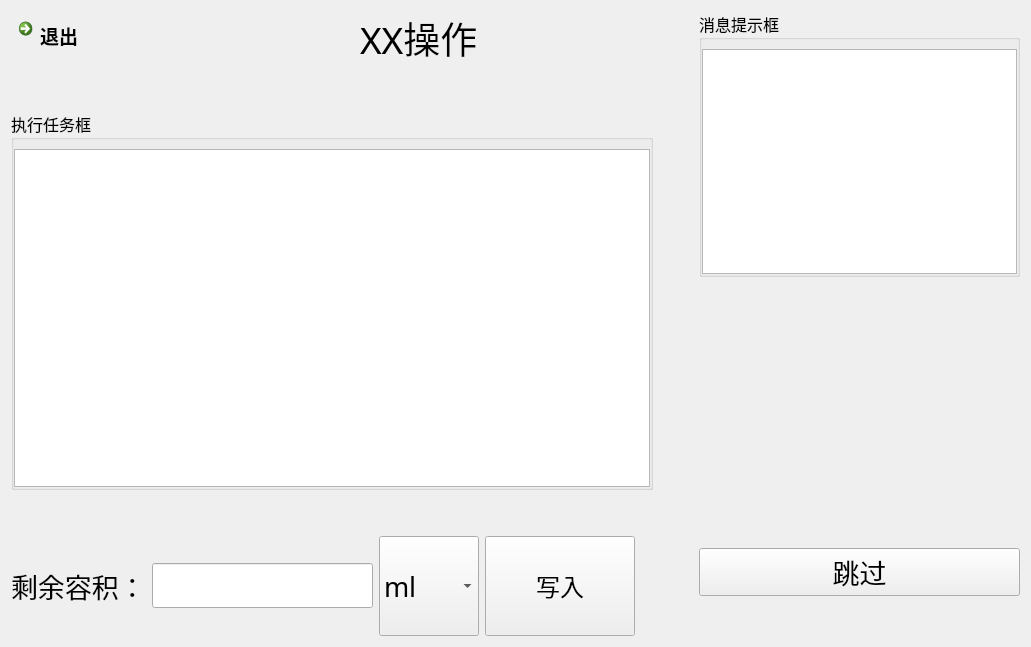
<?xml version="1.0" encoding="UTF-8"?>
<ui version="4.0">
 <class>Dg_ExecClass</class>
 <widget class="QWidget" name="Dg_ExecClass">
  <property name="geometry">
   <rect>
    <x>0</x>
    <y>0</y>
    <width>1031</width>
    <height>647</height>
   </rect>
  </property>
  <property name="windowTitle">
   <string>Form</string>
  </property>
  <layout class="QGridLayout" name="gridLayout_3">
   <item row="0" column="0">
    <layout class="QHBoxLayout" name="horizontalLayout_3" stretch="2,0,1">
     <item>
      <layout class="QVBoxLayout" name="verticalLayout" stretch="0,0,2,0,0">
       <item>
        <layout class="QHBoxLayout" name="horizontalLayout_2">
         <item>
          <widget class="QCommandLinkButton" name="CB_return">
           <property name="font">
            <font>
             <family>Segoe UI</family>
             <pointsize>14</pointsize>
            </font>
           </property>
           <property name="text">
            <string>退出</string>
           </property>
          </widget>
         </item>
         <item>
          <spacer name="horizontalSpacer_2">
           <property name="orientation">
            <enum>Qt::Horizontal</enum>
           </property>
           <property name="sizeHint" stdset="0">
            <size>
             <width>40</width>
             <height>20</height>
            </size>
           </property>
          </spacer>
         </item>
         <item>
          <widget class="QLabel" name="lB_title">
           <property name="font">
            <font>
             <family>Agency FB</family>
             <pointsize>28</pointsize>
            </font>
           </property>
           <property name="text">
            <string>XX操作</string>
           </property>
          </widget>
         </item>
         <item>
          <spacer name="horizontalSpacer_3">
           <property name="orientation">
            <enum>Qt::Horizontal</enum>
           </property>
           <property name="sizeHint" stdset="0">
            <size>
             <width>40</width>
             <height>20</height>
            </size>
           </property>
          </spacer>
         </item>
        </layout>
       </item>
       <item>
        <spacer name="verticalSpacer">
         <property name="orientation">
          <enum>Qt::Vertical</enum>
         </property>
         <property name="sizeHint" stdset="0">
          <size>
           <width>20</width>
           <height>40</height>
          </size>
         </property>
        </spacer>
       </item>
       <item>
        <widget class="QGroupBox" name="groupBox">
         <property name="font">
          <font>
           <family>Sans Serif</family>
           <pointsize>12</pointsize>
          </font>
         </property>
         <property name="title">
          <string>执行任务框</string>
         </property>
         <layout class="QGridLayout" name="gridLayout">
          <property name="leftMargin">
           <number>0</number>
          </property>
          <property name="topMargin">
           <number>9</number>
          </property>
          <property name="rightMargin">
           <number>0</number>
          </property>
          <property name="bottomMargin">
           <number>0</number>
          </property>
          <property name="spacing">
           <number>0</number>
          </property>
          <item row="0" column="0">
           <widget class="QTableView" name="TV_exec"/>
          </item>
         </layout>
        </widget>
       </item>
       <item>
        <spacer name="verticalSpacer_2">
         <property name="orientation">
          <enum>Qt::Vertical</enum>
         </property>
         <property name="sizeHint" stdset="0">
          <size>
           <width>20</width>
           <height>40</height>
          </size>
         </property>
        </spacer>
       </item>
       <item>
        <layout class="QHBoxLayout" name="horizontalLayout">
         <item>
          <widget class="QLabel" name="lB_volum">
           <property name="font">
            <font>
             <family>Agency FB</family>
             <pointsize>20</pointsize>
            </font>
           </property>
           <property name="text">
            <string>剩余容积：</string>
           </property>
          </widget>
         </item>
         <item>
          <widget class="QLineEdit" name="lE_volum">
           <property name="font">
            <font>
             <family>Agency FB</family>
             <pointsize>20</pointsize>
            </font>
           </property>
          </widget>
         </item>
         <item>
          <widget class="QComboBox" name="CB_unit">
           <property name="minimumSize">
            <size>
             <width>100</width>
             <height>100</height>
            </size>
           </property>
           <property name="font">
            <font>
             <family>Agency FB</family>
             <pointsize>20</pointsize>
            </font>
           </property>
           <item>
            <property name="text">
             <string>ml</string>
            </property>
           </item>
           <item>
            <property name="text">
             <string>g</string>
            </property>
           </item>
          </widget>
         </item>
         <item>
          <widget class="QPushButton" name="pB_sure">
           <property name="minimumSize">
            <size>
             <width>150</width>
             <height>100</height>
            </size>
           </property>
           <property name="font">
            <font>
             <family>Agency FB</family>
             <pointsize>18</pointsize>
            </font>
           </property>
           <property name="text">
            <string>写入</string>
           </property>
          </widget>
         </item>
         <item>
          <spacer name="horizontalSpacer">
           <property name="orientation">
            <enum>Qt::Horizontal</enum>
           </property>
           <property name="sizeHint" stdset="0">
            <size>
             <width>40</width>
             <height>20</height>
            </size>
           </property>
          </spacer>
         </item>
        </layout>
       </item>
      </layout>
     </item>
     <item>
      <spacer name="horizontalSpacer_4">
       <property name="orientation">
        <enum>Qt::Horizontal</enum>
       </property>
       <property name="sizeHint" stdset="0">
        <size>
         <width>40</width>
         <height>20</height>
        </size>
       </property>
      </spacer>
     </item>
     <item>
      <layout class="QVBoxLayout" name="verticalLayout_2" stretch="1,1,0,0">
       <item>
        <widget class="QGroupBox" name="groupBox_2">
         <property name="font">
          <font>
           <family>Sans Serif</family>
           <pointsize>12</pointsize>
          </font>
         </property>
         <property name="title">
          <string>消息提示框</string>
         </property>
         <layout class="QGridLayout" name="gridLayout_2">
          <property name="leftMargin">
           <number>0</number>
          </property>
          <property name="topMargin">
           <number>9</number>
          </property>
          <property name="rightMargin">
           <number>0</number>
          </property>
          <property name="bottomMargin">
           <number>0</number>
          </property>
          <property name="spacing">
           <number>0</number>
          </property>
          <item row="0" column="0">
           <widget class="QTextBrowser" name="textB_message">
            <property name="font">
             <font>
              <family>Sans Serif</family>
              <pointsize>10</pointsize>
             </font>
            </property>
           </widget>
          </item>
         </layout>
        </widget>
       </item>
       <item>
        <spacer name="verticalSpacer_3">
         <property name="orientation">
          <enum>Qt::Vertical</enum>
         </property>
         <property name="sizeHint" stdset="0">
          <size>
           <width>20</width>
           <height>40</height>
          </size>
         </property>
        </spacer>
       </item>
       <item>
        <widget class="QPushButton" name="pB_jump">
         <property name="font">
          <font>
           <family>Agency FB</family>
           <pointsize>20</pointsize>
          </font>
         </property>
         <property name="text">
          <string>跳过</string>
         </property>
        </widget>
       </item>
       <item>
        <spacer name="verticalSpacer_4">
         <property name="orientation">
          <enum>Qt::Vertical</enum>
         </property>
         <property name="sizeHint" stdset="0">
          <size>
           <width>20</width>
           <height>40</height>
          </size>
         </property>
        </spacer>
       </item>
      </layout>
     </item>
    </layout>
   </item>
  </layout>
 </widget>
 <resources/>
 <connections/>
</ui>
